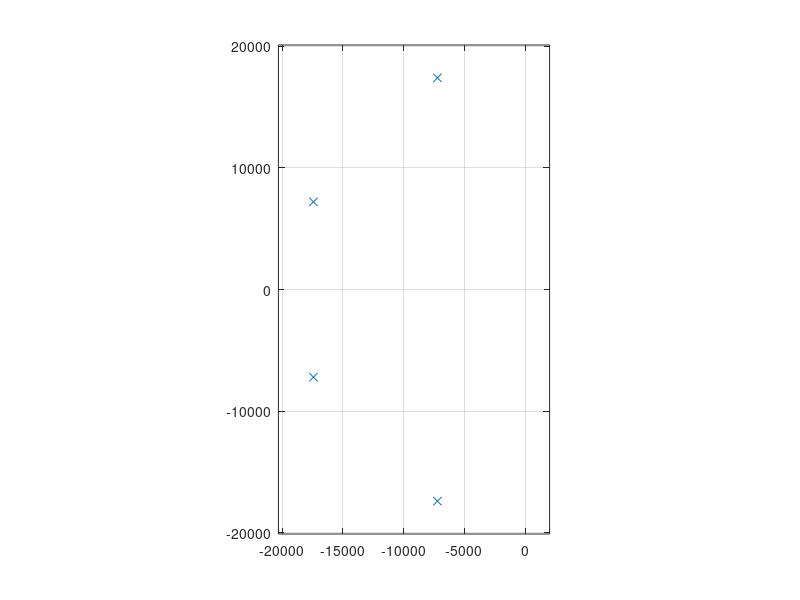

MATLAB code to generate this figure: (Note: this script raises an error after producing the figure.)
clc, clear, close all;

wcHz = 3*10^3;
wc = 2*pi*wcHz;

p = 4;
[B, A] = butter(p, wc, 's');
poles = roots(A);
angle(poles);
abs(poles);
A
B

p = 2;
[B, A] = butter(p, wc, 's');
poles = roots(A);
angle(poles);
abs(poles);

p = 6;
[B, A] = butter(p, wc, 's');
poles = roots(A);
angle(poles);
abs(poles);

A1 = [1, 0.7654*wc, wc^2];
A2 = [1, 1.8478*wc, wc^2];
A = conv(A1, A2)

B1 = [0, 0, wc^2];
B2 = [0, 0, wc^2];
B = conv(B1, B2)

zplane(B, A);

figure;
f = logspace(0, 5, 500);
[H, w] = freqs(B, A, 2*pi*f);
semilogx(f, 20*log10(abs(H)))
xlabel('Frequency in Hz');
ylabel('Magnitude response in dB');

